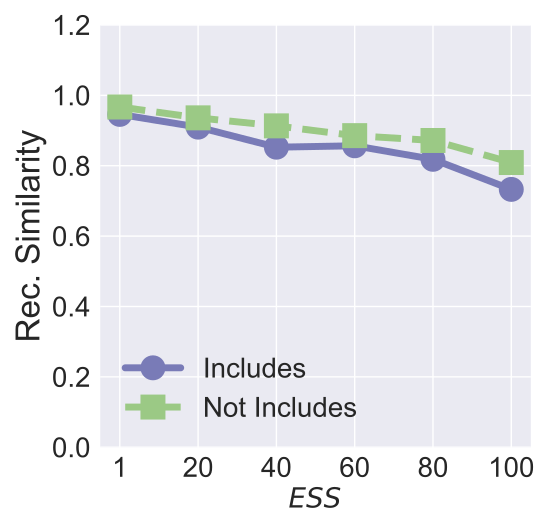

Python code for this plot:


import numpy as np
import matplotlib.pyplot as plt

epsilon = 3
beta = 1 / epsilon


x=[1, 2, 3, 4, 5, 6]
# validation_for_plt =[97,95.8600, 94.9400, 93.5400, 93.2400]
# attack_for_plt=[0, 0.3524, 0, 0.1762, 0.1762]
# basic_for_plt=[99.8, 99.8, 99.8, 99.8, 99.8]

labels = ['1', '20', '40', '60', '80', '100' ]
# unl_org = [97.77, 97.55, 97.35, 97.29, 97.21, 97.21]

# unl_hess_r = [96.6, 96.66, 96.04, 95.94, 95.85, 97.21]
unl_mib = [ 0.9459, 0.9097, 0.85268, 0.856668, 0.818231, 0.732786]

unl_muv = [0.96693, 0.93609, 0.913304, 0.88554, 0.8717471, 0.809093]
# unl_ss_wo = [94.32, 94.53, 94.78, 93.38, 94.04, 97.21]


plt.style.use('seaborn')
plt.figure(figsize=(5.5, 5.3))
l_w=5
m_s=15
marker_s = 3
markevery=1
#plt.figure(figsize=(8, 5.3))
#plt.plot(x, unl_fr, color='blue', marker='^', label='Retrain',linewidth=l_w, markersize=m_s)
plt.plot(x, unl_mib, linestyle='-', color='#797BB7', marker='o', fillstyle='full', markevery=markevery,
         label='Includes', linewidth=l_w, markersize=m_s, markeredgewidth=marker_s)

#plt.plot(x, unl_ss_w, color='g',  marker='*',  label='PriMU$_{w}$',linewidth=l_w, markersize=m_s)
plt.plot(x, unl_muv, linestyle='--', color='#9BC985',  marker='s', fillstyle='full', markevery=markevery,
         label='Not Includes',linewidth=l_w, markersize=m_s, markeredgewidth=marker_s)

# plt.plot(x, unl_mib, linestyle=':', color='r',  marker='^', fillstyle='none', markevery=markevery,
#          label='VBU', linewidth=l_w,  markersize=m_s, markeredgewidth=marker_s)

# plt.plot(x, unl_hess_r, linestyle='-.', color='k',  marker='D', fillstyle='none', markevery=markevery,
#          label='HBFU',linewidth=l_w, markersize=m_s, markeredgewidth=marker_s)



#plt.plot(x, unl_vibu, color='silver',  marker='d',  label='VIBU',linewidth=4,  markersize=10)

# plt.plot(x, y_sa03, color='r',  marker='2',  label='AAAI21 A_acc, pr=0.3',linewidth=3, markersize=8)
# plt.plot(x, y_sa05, color='darkblue',  marker='4',  label='AAAI21 A_acc, pr=0.5',linewidth=3, markersize=8)
# plt.plot(x, y_ma03, color='darkviolet',  marker='3',  label='FedMC A_acc, pr=0.3',linewidth=3, markersize=8)
# plt.plot(x, y_ma05, color='cyan',  marker='p',  label='FedMC A_acc, pr=0.5',linewidth=3, markersize=8)


# plt.grid()
leg = plt.legend(fancybox=True, shadow=True)
# plt.xlabel('Malicious Client Ratio (%)' ,fontsize=16)
plt.ylabel('Rec. Similarity' ,fontsize=24)
my_y_ticks = np.arange(0., 1.3, 0.2)
plt.yticks(my_y_ticks,fontsize=20)
plt.xlabel('$\it{ESS}$' ,fontsize=20)

plt.xticks(x, labels, fontsize=20)
# plt.title('CIFAR10 IID')

#plt.annotate(r"1e0", xy=(0.1, 1.01), xycoords='axes fraction', xytext=(-10, 10), textcoords='offset points', ha='right', va='center', fontsize=15)


# plt.title('(c) Utility Preservation', fontsize=24)
plt.legend(loc='best',fontsize=20)
plt.tight_layout()
#plt.title("MNIST")
plt.rcParams['figure.figsize'] = (2.0, 1)
plt.rcParams['image.interpolation'] = 'nearest'
plt.rcParams['figure.subplot.left'] = 0.11
plt.rcParams['figure.subplot.bottom'] = 0.08
plt.rcParams['figure.subplot.right'] = 0.977
plt.rcParams['figure.subplot.top'] = 0.969
plt.savefig('mnist_rec_sim_sample_ablation.pdf', format='pdf', dpi=200)
plt.show()
